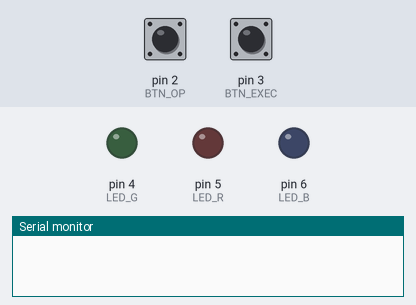
This sketch was run on a simulated Arduino Uno, built with avr-gcc and run on an emulated ATmega328P. On the bench: output pins drawn as LEDs (lit = HIGH), the last lines printed to the serial monitor. Inputs (shaded band) come from the test bench; at power-on: pin 3 (BTN_EXEC) HIGH, pin 2 (BTN_OP) HIGH.

Above: at 1.2 s.
1.3 s: pin 3 (BTN_EXEC) pulled LOW for 0.15 s
At 2.5 s:
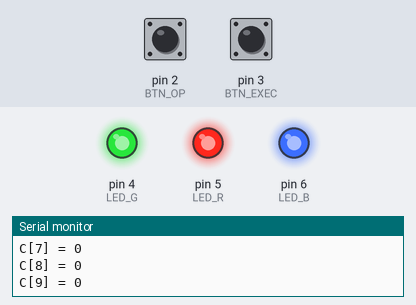
2.9 s: pin 2 (BTN_OP) pulled LOW for 0.15 s
At 3.4 s:
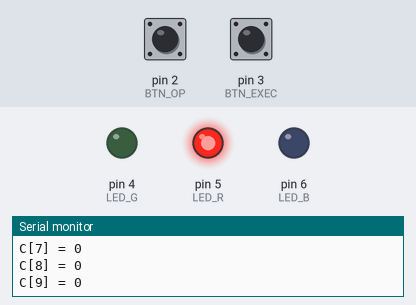
4.5 s: pin 2 (BTN_OP) pulled LOW for 1 s
At 5.8 s:
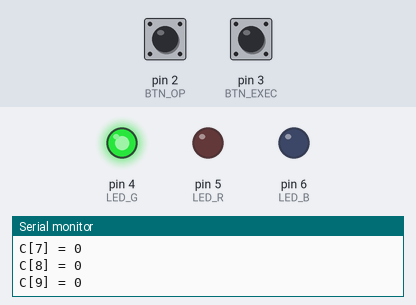
7.0 s: pin 2 (BTN_OP) pulled LOW for 0.15 s
At 7.7 s:
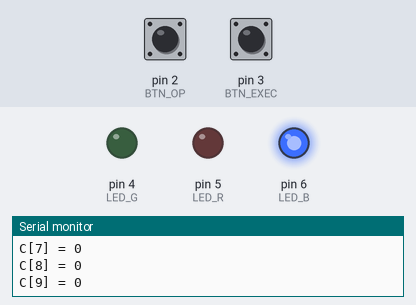
8.6 s: pin 2 (BTN_OP) pulled LOW for 3.2 s
At 8.9 s:
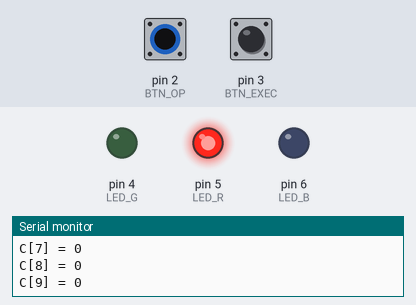
13.3 s: pin 3 (BTN_EXEC) pulled LOW for 1 s
At 14.6 s:
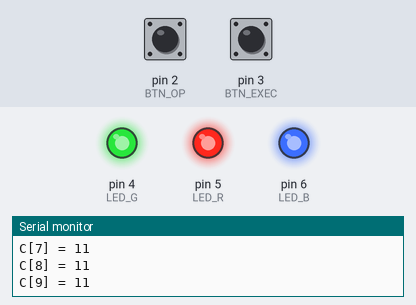
Timing chart, 0 to 16.3 s (numbered marks = the images above; inputs shaded):
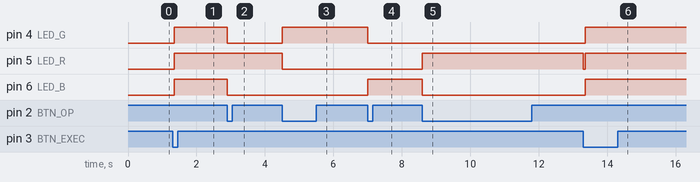

Measured:
- after the input at 1.3 s, pin 4 (LED_G), pin 5 (LED_R), pin 6 (LED_B): LOW → HIGH after 0.05 s
- after the input at 2.9 s, pin 4 (LED_G), pin 6 (LED_B): HIGH → LOW at once
- after the input at 4.5 s, pin 4 (LED_G): LOW → HIGH at once; pin 5 (LED_R): HIGH → LOW at once
- after the input at 7.0 s, pin 4 (LED_G): HIGH → LOW at once; pin 6 (LED_B): LOW → HIGH at once
- after the input at 8.6 s, pin 5 (LED_R): LOW → HIGH at once; pin 6 (LED_B): HIGH → LOW at once
- after the input at 13.3 s, pin 4 (LED_G), pin 6 (LED_B): LOW → HIGH after 0.06 s; pin 5 (LED_R): HIGH → LOW at once, → HIGH 0.06 s later

The sketch:

Question_3.ino
```cpp
//used chat GPT to comment heavily

// ======================= PIN DEFINITIONS =======================

// Red LED output pin
#define LED_R 5

// Green LED output pin
#define LED_G 4

// Blue LED output pin
#define LED_B 6

// Button 1: selects the arithmetic operation
#define BTN_OP   2

// Button 2: executes the selected operation
#define BTN_EXEC 3


// ======================= DATA ARRAYS =======================

// First input array (10 integers)
int A[10] = { 1,2,3,4,5,6,7,8,9,10 };

// Second input array (10 integers)
int B[10] = { 10,9,8,7,6,5,4,3,2,1 };

// Result array (empty at start)
int C[10];


// ======================= INTERRUPT FLAGS =======================
// These variables are modified inside ISRs, so they MUST be volatile

// Set to true when the operation-select button is pressed
volatile bool opPressed   = false;

// Set to true when the execute button is pressed
volatile bool execPressed = false;


// ======================= PROGRAM STATE =======================

// Tracks which operation is selected
// 1 = addition, 2 = subtraction, 3 = multiplication
int opCount = 0;


// ======================= LED HELPER FUNCTIONS =======================

// Turn LEDs on/off using a single function
void setLED(bool r, bool g, bool b) {
  digitalWrite(LED_R, r);   // control red LED
  digitalWrite(LED_G, g);   // control green LED
  digitalWrite(LED_B, b);   // control blue LED
}

// Turn all LEDs OFF
void allOff() {
  setLED(LOW, LOW, LOW);
}

// Turn all LEDs ON
void allOn() {
  setLED(HIGH, HIGH, HIGH);
}

// Show which operation is currently selected using LEDs
void showSelectedOperation() {

  // Addition selected → RED LED ON
  if (opCount == 1)
    setLED(HIGH, LOW, LOW);

  // Subtraction selected → GREEN LED ON
  else if (opCount == 2)
    setLED(LOW, HIGH, LOW);

  // Multiplication selected → BLUE LED ON
  else if (opCount == 3)
    setLED(LOW, LOW, HIGH);

  // No operation selected → all LEDs OFF
  else
    allOff();
}


// ======================= SETUP =======================

void setup() {
  // Start serial communication for debugging / output
  Serial.begin(9600);

  // Configure LED pins as outputs
  pinMode(LED_R, OUTPUT);
  pinMode(LED_G, OUTPUT);
  pinMode(LED_B, OUTPUT);

  // Configure button pins with internal pull-up resistors
  // Buttons read HIGH when idle, LOW when pressed
  pinMode(BTN_OP, INPUT_PULLUP);
  pinMode(BTN_EXEC, INPUT_PULLUP);

  // Attach interrupts:
  // When BTN_OP is pressed, call isr_op()
  // When BTN_EXEC is pressed, call isr_exec()
  attachInterrupt(digitalPinToInterrupt(BTN_OP),   isr_op,   FALLING);
  attachInterrupt(digitalPinToInterrupt(BTN_EXEC), isr_exec, FALLING);

  // Start with all LEDs OFF
  allOff();
}


// ======================= MAIN LOOP =======================

void loop() {

  // ---------- HANDLE OPERATION-SELECT BUTTON ----------
  // If ISR set the opPressed flag
  if (opPressed) {

    // Clear the flag so we only handle this press once
    opPressed = false;

    // Increment operation counter
    opCount++;

    // Wrap around after 3
    if (opCount > 3)
      opCount = 1;

    // Display selected operation using LEDs
    showSelectedOperation();
  }

  // ---------- HANDLE EXECUTE BUTTON ----------
  // If ISR set the execPressed flag
  if (execPressed) {

    // Clear the flag
    execPressed = false;

    // Spec: turn all LEDs OFF while calculating
    allOff();

    // Apply selected operation to all array elements
    for (int i = 0; i < 10; i++) {

      // Addition
      if (opCount == 1)
        C[i] = A[i] + B[i];

      // Subtraction
      else if (opCount == 2)
        C[i] = A[i] - B[i];

      // Multiplication
      else if (opCount == 3)
        C[i] = A[i] * B[i];

      // No operation selected
      else
        C[i] = 0;
    }

    // Print results to Serial Monitor
    Serial.println("Results:");
    for (int i = 0; i < 10; i++) {
      Serial.print("C[");
      Serial.print(i);
      Serial.print("] = ");
      Serial.println(C[i]);
    }

    // Spec: when all results are saved, turn ALL LEDs ON
    allOn();
  }
}


// ======================= INTERRUPT SERVICE ROUTINES =======================
// These run immediately when buttons are pressed
// Keep them VERY short and fast

// ISR for operation-select button
void isr_op() {
  opPressed = true;   // just set a flag
}

// ISR for execute button
void isr_exec() {
  execPressed = true; // just set a flag
}
```
